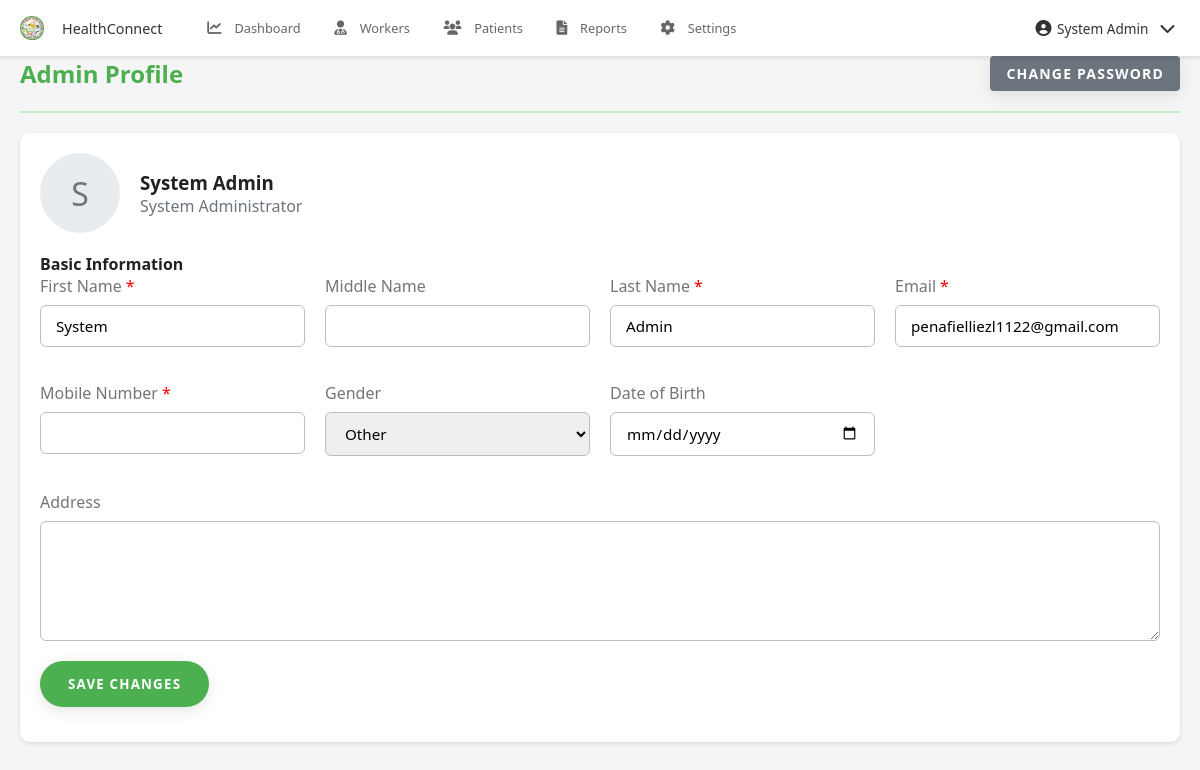
Screenshot of /pages/admin/profile.php (signed in) with the database file from the repository.
### tables this page shows
CREATE TABLE `users` (
  `user_id` int(11) NOT NULL,
  `role_id` int(11) DEFAULT NULL,
  `username` varchar(50) NOT NULL,
  `email` varchar(100) NOT NULL,
  `password` varchar(255) NOT NULL,
  `mobile_number` varchar(20) DEFAULT NULL,
  `first_name` varchar(100) NOT NULL,
  `middle_name` varchar(100) DEFAULT NULL,
  `last_name` varchar(100) NOT NULL,
  `gender` enum('Male','Female','Other') DEFAULT NULL,
  `date_of_birth` date DEFAULT NULL,
  `address` text DEFAULT NULL,
  `profile_picture` varchar(255) DEFAULT NULL,
  `is_active` tinyint(1) DEFAULT 1,
  `last_login` datetime DEFAULT NULL,
  `otp` varchar(6) DEFAULT NULL,
  `otp_expiry` datetime DEFAULT NULL,
  `created_at` timestamp NOT NULL DEFAULT current_timestamp(),
  `updated_at` timestamp NOT NULL DEFAULT current_timestamp() ON UPDATE current_timestamp()
);

### pages/admin/profile.php (the view, shortened to what this page needs)
<?php
$database = new Database();
$conn = $database->getConnection();
try {
    $user_query = "SELECT u.* FROM users u
                  JOIN user_roles r ON u.role_id = r.role_id
                  WHERE u.user_id = :user_id AND r.role_name = 'admin'";
    $stmt = $conn->prepare($user_query);
    $stmt->execute([':user_id' => $_SESSION['user_id']]);
    $user = $stmt->fetch(PDO::FETCH_ASSOC);
} catch (Exception $e) {
    $error_message = "Error loading profile: " . $e->getMessage();
}
?>
<!DOCTYPE html>
<html lang="en">
<head>
    <?php include '../../includes/header_links.php'; ?>
</head>
<body>
    <?php include '../../includes/navbar.php'; ?>
    <div class="container">
        <div class="dashboard-header">
            <h2>Admin Profile</h2>
            <div>
                <a href="change_password.php" class="btn btn-secondary">Change Password</a>
            </div>
        </div>
        <form method="POST" class="profile-section">
            <div class="profile-header">
                <div class="profile-avatar">
                    <?php echo strtoupper(substr($user['first_name'], 0, 1)); ?>
                </div>
                <div>
                    <h3><?php echo htmlspecialchars($user['first_name'] . ' ' . $user['last_name']); ?></h3>
                    <p class="text-muted">System Administrator</p>
                </div>
            </div>
            <h4>Basic Information</h4>
            <div class="form-row">
                <div class="form-group">
                    <label class="required" for="first_name">First Name</label>
                    <input type="text" id="first_name" name="first_name" class="form-control"
                           value="<?php echo htmlspecialchars($user['first_name']); ?>" required>
                </div>
                <div class="form-group">
                    <label for="middle_name">Middle Name</label>
                    <input type="text" id="middle_name" name="middle_name" class="form-control"
                           value="<?php echo htmlspecialchars($user['middle_name']); ?>">
                </div>
                <div class="form-group">
                    <label class="required" for="last_name">Last Name</label>
                    <input type="text" id="last_name" name="last_name" class="form-control"
                           value="<?php echo htmlspecialchars($user['last_name']); ?>" required>
                </div>
                <div class="form-group">
                    <label class="required" for="email">Email</label>
                    <input type="email" id="email" name="email" class="form-control"
                           value="<?php echo htmlspecialchars($user['email']); ?>" required>
                </div>
                <div class="form-group">
                    <label class="required" for="mobile_number">Mobile Number</label>
                    <input type="tel" id="mobile_number" name="mobile_number" class="form-control"
                           value="<?php echo htmlspecialchars($user['mobile_number']); ?>" required>
                </div>
                <div class="form-group">
                    <label for="gender">Gender</label>
                    <select id="gender" name="gender" class="form-control">
                        <option value="Other" <?php echo $user['gender'] === 'Other' ? 'selected' : ''; ?>>Other</option>
                    </select>
                </div>
                <div class="form-group">
                    <label for="date_of_birth">Date of Birth</label>
                    <input type="date" id="date_of_birth" name="date_of_birth" class="form-control"
                           value="<?php echo htmlspecialchars($user['date_of_birth']); ?>">
                </div>
            </div>
            <div class="form-group">
                <label for="address">Address</label>
                <textarea id="address" name="address" class="form-control" rows="3"><?php echo htmlspecialchars($user['address']); ?></textarea>
            </div>
            <div class="form-group text-right">
                <button type="submit" class="btn btn-primary">Save Changes</button>
            </div>
        </form>
    </div>
</body>
</html>

### assets/css/style.css (style rules this page uses)
:root { --primary-color: #4CAF50; --primary-dark: #388E3C; --primary-light: #C8E6C9; --accent-color: #FF5722; --text-primary: #212121; --text-secondary: #757575; --divider-color: #BDBDBD; --background-color: #F5F5F5; --white: #FFFFFF; --error: #F44336; --warning: #FFC107; --info: #2196F3; --success: #4CAF50; }
* { margin: 0; padding: 0; box-sizing: border-box; font-family: 'Poppins', 'Segoe UI', Arial, sans-serif; }
html, body { height: 100%; background-color: var(--background-color); color: var(--text-primary); font-size: 16px; overflow-x: hidden; }
a { color: var(--primary-dark); text-decoration: none; transition: color 0.3s ease; }
.container { width: 100%; max-width: 1200px; margin: 0 auto; padding: 0 20px; }
.btn { display: inline-block; padding: 14px 28px; background-color: var(--primary-color); color: var(--white); border-radius: 30px; font-weight: 600; text-transform: uppercase; letter-spacing: 1.2px; transition: all 0.3s ease; cursor: pointer; border: none; box-shadow: 0 4px 15px rgba(0,0,0,0.1); }
.form-group { margin-bottom: 20px; }
.form-group label { display: block; margin-bottom: 8px; font-weight: 500; color: var(--text-primary); }
.form-control { width: 100%; padding: 12px 15px; border: 1px solid var(--divider-color); border-radius: 4px; font-size: 1rem; transition: border-color 0.3s ease, box-shadow 0.3s ease; }
textarea.form-control { resize: vertical; min-height: 120px; }
.form-row { display: flex; gap: 20px; margin-bottom: 0; }
.form-group { margin-bottom: 25px; flex: 1; }
.form-control { width: 100%; padding: 15px; border: 1px solid #e0e0e0; border-radius: 8px; font-size: 1rem; transition: all 0.3s ease; }
.dashboard-header { display: flex; justify-content: space-between; align-items: center; margin-bottom: 30px; }
.dashboard-header h2 { color: var(--primary-color); }
.dashboard-header { display: flex; justify-content: space-between; align-items: center; margin-bottom: 30px; padding-bottom: 20px; border-bottom: 2px solid var(--primary-light); }
.form-group { margin-bottom: 15px; }
.form-group label { display: block; margin-bottom: 8px; color: var(--text-primary); font-weight: 500; }
.form-control { width: 100%; padding: 10px 15px; border: 1px solid var(--divider-color); border-radius: 6px; font-size: 0.95rem; transition: border-color 0.3s ease; }
.form-group label { display: block; margin-bottom: 8px; color: var(--text-secondary); font-weight: 500; }
.text-muted { color: #6c757d !important; }
body { padding-top: 60px; padding-bottom: 70px; }

### pages/admin/profile.php (style rules this page uses)
.profile-section { background: #fff; border-radius: 10px; padding: 20px; margin-bottom: 20px; box-shadow: 0 2px 4px rgba(0,0,0,0.1); }
.profile-header { display: flex; align-items: center; margin-bottom: 20px; }
.profile-avatar { width: 80px; height: 80px; border-radius: 50%; background: #e9ecef; display: flex; align-items: center; justify-content: center; margin-right: 20px; font-size: 2em; color: #6c757d; }
.form-row { display: grid; grid-template-columns: repeat(auto-fit, minmax(250px, 1fr)); gap: 20px; margin-bottom: 20px; }
.required::after { content: "*"; color: red; margin-left: 4px; }
.dashboard-header { display: flex; justify-content: space-between; align-items: center; margin-bottom: 20px; }
.btn-secondary { background-color: #6c757d; color: white; padding: 8px 16px; text-decoration: none; border-radius: 4px; border: none; font-size: 14px; }

### includes/navbar.php (style rules this page uses)
body { padding-top: 48px; padding-bottom: 56px; }
@media (min-width: 769px) { body { padding-bottom: 0; } }
@media (min-width: 769px) { body { padding-top: 56px; } }

### rows the page displays
users: first_name "S", first_name+last_name "System Admin", first_name "System", last_name "Admin", email "penafielliezl1122@gmail.com", gender "Other"
